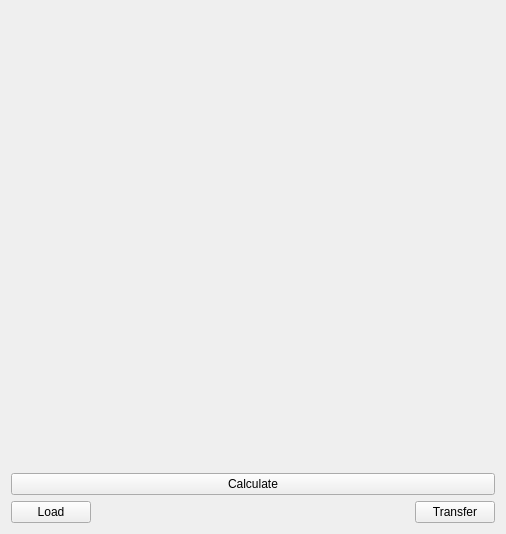
<?xml version="1.0" encoding="UTF-8"?>
<ui version="4.0">
 <class>Standardization</class>
 <widget class="QWidget" name="Standardization">
  <property name="geometry">
   <rect>
    <x>0</x>
    <y>0</y>
    <width>506</width>
    <height>534</height>
   </rect>
  </property>
  <property name="windowTitle">
   <string>Form</string>
  </property>
  <layout class="QVBoxLayout" name="verticalLayout_3">
   <item>
    <widget class="QWidget" name="widget" native="true">
     <layout class="QVBoxLayout" name="verticalLayout_2">
      <item>
       <layout class="QVBoxLayout" name="verticalLayout">
        <item>
         <spacer name="verticalSpacer">
          <property name="orientation">
           <enum>Qt::Vertical</enum>
          </property>
          <property name="sizeHint" stdset="0">
           <size>
            <width>20</width>
            <height>40</height>
           </size>
          </property>
         </spacer>
        </item>
       </layout>
      </item>
     </layout>
    </widget>
   </item>
   <item>
    <widget class="QPushButton" name="btn_Cal">
     <property name="text">
      <string>Calculate</string>
     </property>
    </widget>
   </item>
   <item>
    <layout class="QHBoxLayout" name="horizontalLayout">
     <item>
      <widget class="QPushButton" name="btn_Load">
       <property name="text">
        <string>Load</string>
       </property>
      </widget>
     </item>
     <item>
      <spacer name="horizontalSpacer">
       <property name="orientation">
        <enum>Qt::Horizontal</enum>
       </property>
       <property name="sizeHint" stdset="0">
        <size>
         <width>40</width>
         <height>20</height>
        </size>
       </property>
      </spacer>
     </item>
     <item>
      <widget class="QPushButton" name="btn_Transfer">
       <property name="text">
        <string>Transfer</string>
       </property>
      </widget>
     </item>
    </layout>
   </item>
  </layout>
 </widget>
 <resources/>
 <connections/>
</ui>
